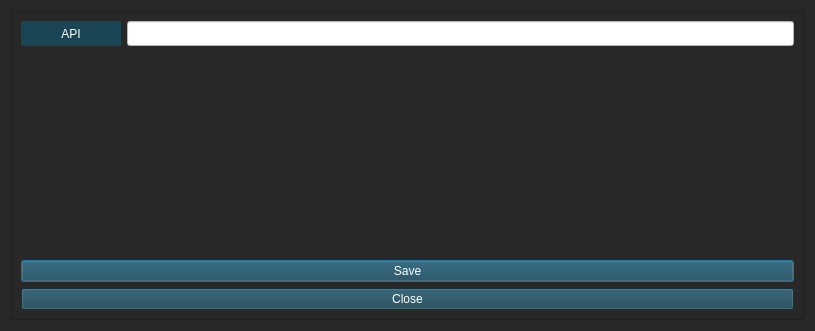
<?xml version="1.0" encoding="UTF-8"?>
<ui version="4.0">
 <class>ib_setting</class>
 <widget class="QDialog" name="ib_setting">
  <property name="geometry">
   <rect>
    <x>0</x>
    <y>0</y>
    <width>815</width>
    <height>331</height>
   </rect>
  </property>
  <property name="windowTitle">
   <string>Interactive Brokers Setting</string>
  </property>
  <property name="styleSheet">
   <string notr="true">background-color: rgb(40, 40, 40);
color: rgb(255, 255, 255);</string>
  </property>
  <layout class="QVBoxLayout" name="verticalLayout">
   <item>
    <widget class="QScrollArea" name="scrollArea">
     <property name="widgetResizable">
      <bool>true</bool>
     </property>
     <widget class="QWidget" name="scrollAreaWidgetContents">
      <property name="geometry">
       <rect>
        <x>0</x>
        <y>0</y>
        <width>795</width>
        <height>311</height>
       </rect>
      </property>
      <layout class="QVBoxLayout" name="verticalLayout_2">
       <item>
        <layout class="QFormLayout" name="formLayout">
         <item row="0" column="0">
          <widget class="QLabel" name="label">
           <property name="minimumSize">
            <size>
             <width>100</width>
             <height>25</height>
            </size>
           </property>
           <property name="styleSheet">
            <string notr="true">color: rgb(255, 255, 255);
background-color: rgb(25, 69, 85);</string>
           </property>
           <property name="text">
            <string>API</string>
           </property>
           <property name="alignment">
            <set>Qt::AlignCenter</set>
           </property>
          </widget>
         </item>
         <item row="0" column="1">
          <widget class="QLineEdit" name="IB_API_textedit">
           <property name="minimumSize">
            <size>
             <width>0</width>
             <height>25</height>
            </size>
           </property>
           <property name="styleSheet">
            <string notr="true">background-color: rgb(255, 255, 255);
color: rgb(0, 0, 0);</string>
           </property>
          </widget>
         </item>
        </layout>
       </item>
       <item>
        <widget class="QLabel" name="tach_vale_label">
         <property name="text">
          <string/>
         </property>
        </widget>
       </item>
       <item>
        <widget class="QPushButton" name="IB_SAVE">
         <property name="styleSheet">
          <string notr="true">color: rgb(255, 255, 255);
background-color: rgb(25, 69, 85);</string>
         </property>
         <property name="text">
          <string>Save</string>
         </property>
        </widget>
       </item>
       <item>
        <widget class="QPushButton" name="IB_close">
         <property name="styleSheet">
          <string notr="true">color: rgb(255, 255, 255);
background-color: rgb(25, 69, 85);</string>
         </property>
         <property name="text">
          <string>Close</string>
         </property>
        </widget>
       </item>
      </layout>
     </widget>
    </widget>
   </item>
  </layout>
 </widget>
 <resources/>
 <connections>
  <connection>
   <sender>IB_close</sender>
   <signal>clicked()</signal>
   <receiver>ib_setting</receiver>
   <slot>close()</slot>
   <hints>
    <hint type="sourcelabel">
     <x>405</x>
     <y>675</y>
    </hint>
    <hint type="destinationlabel">
     <x>516</x>
     <y>704</y>
    </hint>
   </hints>
  </connection>
 </connections>
</ui>
